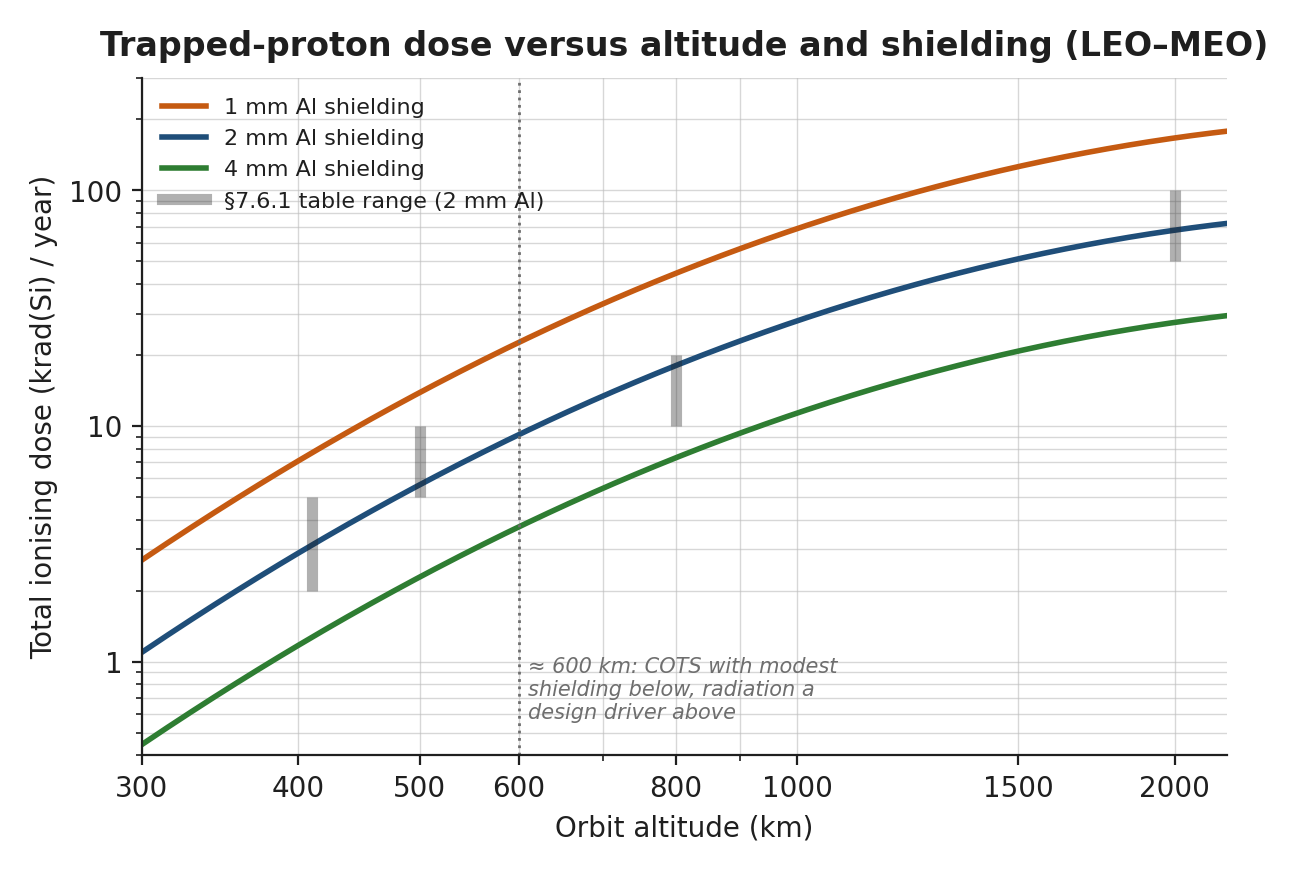

Python code for this plot:
"""Total ionising dose versus altitude for 1, 2 and 4 mm aluminium shielding (Ch 7 §7.6).

Model (illustrative, not a radiation analysis):
  * The 2 mm Al curve is a quadratic log-log fit through the mid-points of
    the §7.6.1 table LEO/MEO rows (≈ 3 krad/yr at 410 km, 7 at 500 km, 15 at
    800 km, 70 at 2000 km) plus ≈ 1 krad/yr at 300 km, which themselves
    summarise AP-8 trapped-proton / SAA dose behind 2 mm Al (ECSS-E-ST-10-04C;
    SMAD Ch. 8.1). Inclination differences (51.6° vs polar) are within the
    width of the table bands and are not resolved here.
  * Shielding dependence: proton-dominated LEO dose scales roughly as
    D(t) ∝ t^-1.3 for 1–4 mm Al (AP-8 / SHIELDOSE-2 depth-dose trend), giving
    ≈ 2.5× the 2 mm dose at 1 mm and ≈ 0.4× at 4 mm.
"""
from pathlib import Path

import numpy as np
import matplotlib.pyplot as plt
from oer_style import apply_style, COLORS, save

apply_style()

# anchor points (altitude km, krad/yr behind 2 mm Al, polar/SSO)
h_anchor = np.array([300, 410, 500, 800, 2000])
d_anchor = np.array([1.0, 3.2, 7.0, 15.0, 70.0])
coef = np.polyfit(np.log(h_anchor), np.log(d_anchor), 2)
h = np.linspace(300, 2200, 400)
d2 = np.exp(np.polyval(coef, np.log(h)))


def dose(t_mm):
    return d2 * (2.0 / t_mm) ** 1.3


fig, ax = plt.subplots(figsize=(7.0, 4.4))
for t, c, ls in [(1, COLORS["accent_2"], "-"), (2, COLORS["accent"], "-"),
                 (4, COLORS["accent_3"], "-")]:
    ax.plot(h, dose(t), color=c, ls=ls, label=f"{t} mm Al shielding")

# Table 7.6.1 bands behind 2 mm Al
rows = [(410, 2, 5, "ISS"), (500, 5, 10, "SSO 500"), (800, 10, 20, "SSO 800"),
        (2000, 50, 100, "MEO 2000")]
for hh, lo, hi, lab in rows:
    ax.plot([hh, hh], [lo, hi], color=COLORS["ink"], lw=4, alpha=0.35, solid_capstyle="butt")
ax.plot([], [], color=COLORS["ink"], lw=4, alpha=0.35, label="§7.6.1 table range (2 mm Al)")

# COTS threshold
ax.axvline(600, color=COLORS["grey"], ls=":", lw=1)
ax.text(610, 0.55, "≈ 600 km: COTS with modest\nshielding below, radiation a\ndesign driver above",
        fontsize=7.5, color=COLORS["grey"], va="bottom", ha="left", style="italic")

ax.set_xscale("log")
ax.set_yscale("log")
ax.set_xlim(300, 2200)
ax.set_ylim(0.4, 300)
ax.set_xticks([300, 400, 500, 600, 800, 1000, 1500, 2000])
ax.set_xticklabels(["300", "400", "500", "600", "800", "1000", "1500", "2000"])
ax.set_yticks([1, 10, 100])
ax.set_yticklabels(["1", "10", "100"])
ax.set_xlabel("Orbit altitude (km)")
ax.set_ylabel("Total ionising dose (krad(Si) / year)")
ax.legend(loc="upper left", fontsize=8)
ax.grid(True, which="both")
ax.set_title("Trapped-proton dose versus altitude and shielding (LEO–MEO)", pad=8)
save(fig, Path(__file__).stem)
